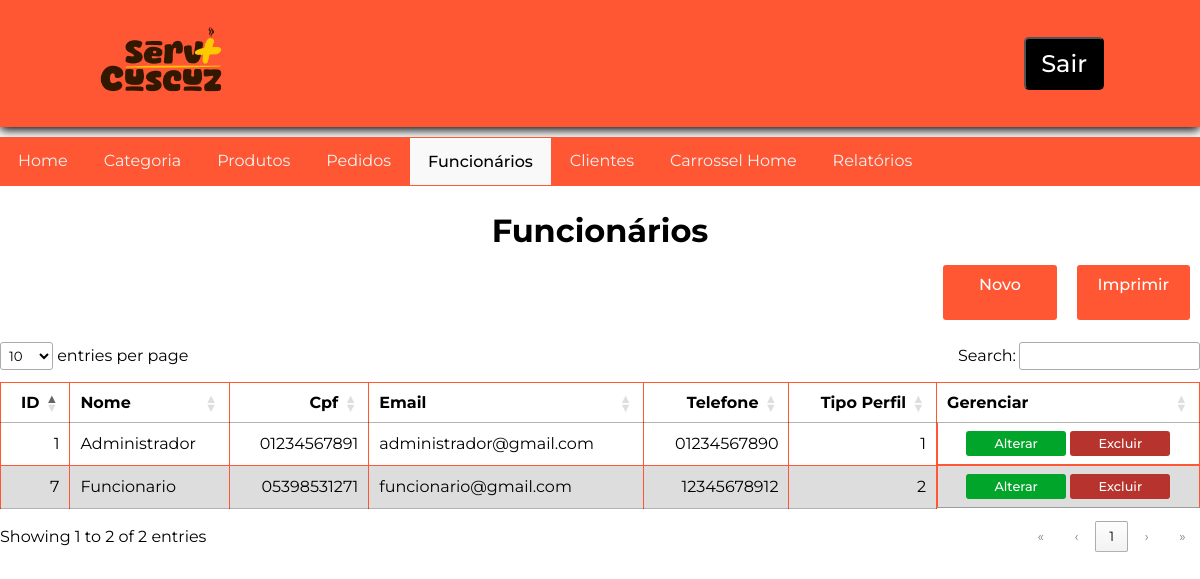
Before: /view/admin/listaFuncionarios.php (signed in) with the older database file.
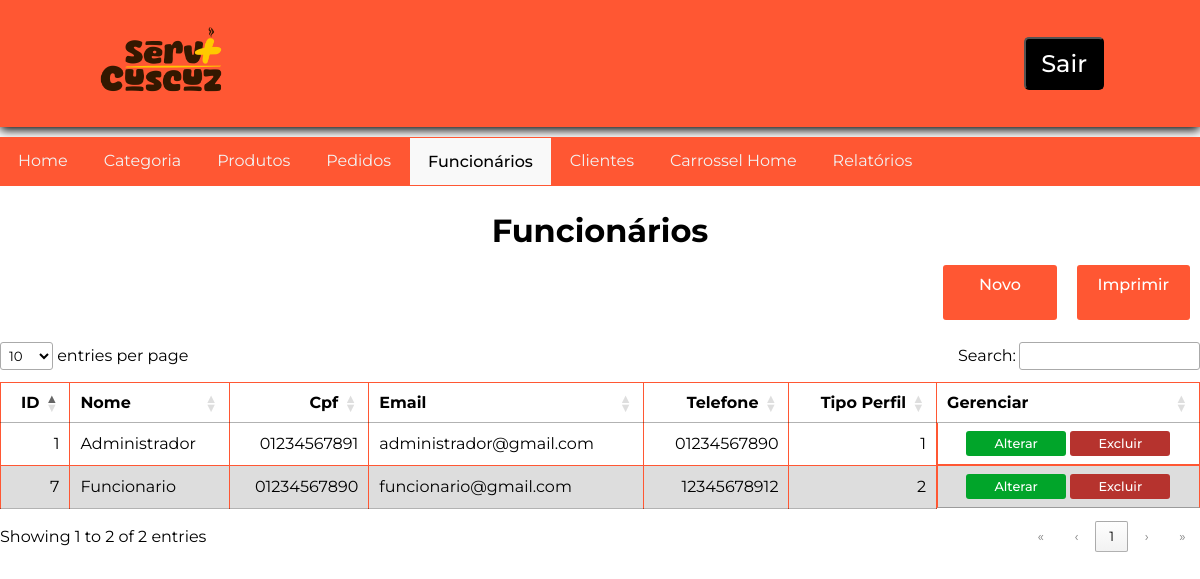
After: the same page with the newer database file.
### tables this page shows
CREATE TABLE `t_funcionario` (
  `id` int(11) NOT NULL,
  `nome` varchar(100) DEFAULT NULL,
  `cpf` char(14) DEFAULT NULL,
  `email` varchar(100) DEFAULT NULL,
  `telefone` char(20) DEFAULT NULL,
  `data_criacao` timestamp NULL DEFAULT NULL,
  `senha` varchar(255) DEFAULT NULL,
  `t_perfil_id` int(11) NOT NULL
);

### model/DAO/src/conexaobd.php (called while the page is built, shortened)
<?php
if (!class_exists('Conexao')) {
    class Conexao {
        private static $conexao;
        public static function getInstance(){
            if (!isset(self::$conexao)) {
                try {
                    $options = array(
                        PDO::ATTR_PERSISTENT => true,
                        PDO::MYSQL_ATTR_INIT_COMMAND => 'SET NAMES utf8mb4',
                        PDO::ATTR_ERRMODE => PDO::ERRMODE_EXCEPTION
                    );
                    self::$conexao = new PDO("mysql:host=localhost;dbname=Serv+Cuscuz", "root", "", $options);
                } catch (PDOException $exc) {
                    echo "Erro ao conectar ao banco: " . $exc->getMessage();
                }
            }
            return self::$conexao;
        }
    }
}

### controller/funcionario/readFuncionarioController.php (called while the page is built, shortened)
<?php
require_once __DIR__ . "../../../model/DAO/funcionarioDAO.php";
$funcionarioDAO = new FuncionarioDAO();
$funcionarios = $funcionarioDAO->listarFuncionarios();
require_once __DIR__ . "../../../view/admin/listaFuncionarios.php";

### model/DAO/funcionarioDAO.php (called while the page is built, shortened)
<?php
include "src/conexaobd.php";
class FuncionarioDAO {
    public $pdo = null;
    public function __construct() {
        $this->pdo = Conexao::getInstance();
    }
    public function listarFuncionarios() {
        try {
            $sql = "SELECT * FROM t_funcionario";
            $stmt = $this->pdo->prepare($sql);
            $stmt->execute();
            return $stmt->fetchAll(PDO::FETCH_ASSOC);
        } catch (PDOException $e) {
            echo "Erro: " . $e->getMessage();
            return [];
        }
    }
}

### view/admin/listaFuncionarios.php (the view, shortened to what this page needs)
<?php
require_once __DIR__ . "../../../controller/funcionario/readFuncionarioController.php";
?>
<!DOCTYPE html>
<html lang="pt-br">
<head>
    <link rel="stylesheet" href="../../assets/css/headerCadastro.css">
    <link rel="stylesheet" href="../../assets/css/painelControleAdmin.css">
    <link rel="stylesheet" href="../../assets/css/mensagens/mensagens.css">
    <link rel="stylesheet" href="../../assets/css/funcionario/dataTable.css">
</head>
<body>
    <header>
        <nav class="nav-bar">
            <div class="logo">
                <a href="../../pages/home.php">
                    <img src="../../assets/img/logo-png-reduzida.png" alt="Serv+Cuscuz">
                </a>
            </div>
            <div class="botao">
                <button>
                    <?php
                        include '../../pages/verificarLoginAdm.php';
                    ?>
                </button>
            </div>
        </nav>
    </header>
    <div class="painelAdm">
        <nav class="navbar">
        <a href="../../view/admin/adminPainelController.php">Home</a>
            <a href="../../view/admin/categoria.php">Categoria</a>
            <a href="../../view/admin/produtos.php">Produtos</a>
            <a href="../../view/admin/pedidos.php">Pedidos</a>
            <a href="../../view/admin/listaFuncionarios.php" class="<?php echo (basename($_SERVER['PHP_SELF']) == 'listaFuncionarios.php') ? 'ativo' : ''; ?>">Funcionários</a>
            <a href="../../view/admin/listaCliente.php">Clientes</a>
            <a href="../../view/admin/carrosselHome.php">Carrossel Home</a>
            <a href="../../view/admin/relatorios.php">Relatórios</a>
        </nav>
    </div>
    <div class="homeAdm">
        <main>
            <h1>Funcionários</h1>
            <section class="section__btnFuncionario">
                <a class="btnAdm" href="../../view/admin/cadastroFuncionarios.php">Novo</a>
                <a class="btnAdm" href="#" id="printBtn" target="_blank">Imprimir</a>
            </section>
            <section>
                <table id="myTable">
                    <thead>
                        <tr>
                            <th>ID</th>
                            <th>Nome</th>
                            <th>Cpf</th>
                            <th>Email</th>
                            <th>Telefone</th>
                            <th>Tipo Perfil</th>
                            <th class="gerenciarAdm">Gerenciar</th>
                        </tr>
                    </thead>
                    <tbody>
                    <?php if (isset($funcionarios) && is_array($funcionarios)): ?>
                        <?php foreach ($funcionarios as $funcionario): ?>
                        <tr>
                            <td>
                                <?php echo htmlspecialchars($funcionario['id']); ?>
                            </td>
                            <td>
                                <?php echo htmlspecialchars($funcionario['nome']); ?>
                            </td>
                            <td>
                                <?php echo htmlspecialchars($funcionario['cpf']); ?>
                            </td>
                            <td>
                                <?php echo htmlspecialchars($funcionario['email']); ?>
                            </td>
                            <td>
                                <?php echo htmlspecialchars($funcionario['telefone']); ?>
                            </td>
                            <td>
                                <?php echo htmlspecialchars($funcionario['t_perfil_id']); ?>
                            </td>
                            <td class="tdOperacao">
                                <div class="alterarExcluir">
                                <a class="btnalterar" href="../../controller/funcionario/editFuncionarioController.php?token=<?= base64_encode($funcionario['id']); ?>">Alterar</a>
                                <a class="btnexcluir" href="../../controller/funcionario/deleteFuncionarioController.php?id=<?= $funcionario['id']; ?>" onclick="return confirm('Deseja confirmar a operação?');">Excluir</a>
                                </div>
                            </td>
                        </tr>
                        <?php endforeach; ?>
                    <?php endif; ?>
                </table>
            </section>
        </main>
    </div>
</body>
</html>

### pages/verificarLoginAdm.php (shortened to what this page needs)
<?php
$isLoggedIn = isset($_SESSION['id']);
?>
<?php if ($isLoggedIn): ?>
    <div class="login-button">
        <a href="../../pages/logoutAdm.php">Sair</a>
    </div>
<?php else: ?>
    <div class="login-button">
        <a href="../../pages/login.php">Login</a>
    </div>
<?php endif; ?>

### assets/css/headerCadastro.css (style rules this page uses)
* { padding: 0; margin: 0; font-family: 'Montserrat', sans-serif; }
header { background-color: #ff5733; box-shadow: 0px 3px 10px #000000; }
.nav-bar { align-items: center; display: flex; justify-content: space-between; padding: 1.5rem 6rem; }
.logo { display: flex; align-items: center; }
.logo img { cursor: pointer; width: 130px; height: 75px; }
.botao button { padding: 10px 15px; border-radius: 5px; background-color: #000000; }
.botao button a { text-decoration: none; color: #ffffff; font-weight: 500; font-size: 1.5rem; }

### assets/css/painelControleAdmin.css (style rules this page uses)
.painelAdm { width: 100%; display: flex; }
.painelAdm nav { margin-top: 10px; width: 100%; overflow: hidden; background-color: #ff5733; }
.painelAdm nav a { float: left; display: block; color: #f2f2f2; text-align: center; padding: 14px 18px; text-decoration: none; }
.navbar a.ativo { background-color: #f9f9f9; color: #000000; border: 1px solid #ff5733; font-weight: 500; }
.homeAdm { justify-content: center; align-items: center; }
.homeAdm main h1 { margin-top: 25px; margin-bottom: 5px; text-align: center; font-size: 2rem; }
.homeAdm table { font-family: 'Montserrat', sans-serif; border-collapse: collapse; width: 100%; }
.homeAdm td, th { border: 1px solid #ff5733; text-align: left; padding: 8px; }
.homeAdm th { font-weight: 400; }
.homeAdm tr:nth-child(even) { background-color: #dddddd; }
.section__btnFuncionario { align-items: center; display: flex; justify-content: center; margin-bottom: 10px; }
.btnAdm { align-items: center; border: none; padding: 10px; margin: 10px; width: 120px; height: 35px; background-color: #ff5733; color: #fff; text-align: center; text-decoration: none; font-weight: 500; border-radius: 3px; }
.gerenciarAdm { text-align: center; }
.tdOperacao { border: 1px solid #ff5733; border-color: none; border: none; display:flex; justify-content: center; align-items: center; }
.btnalterar { border: none; width: 100px; padding: 5px 0px; background-color: rgb(1, 165, 42); color: #fff; text-align: center; text-decoration: none; font-size: .8rem; font-weight: 500; border-radius: 3px; display: inline-block; }
.btnexcluir { border: none; width: 100px; padding: 5px 0px; background-color: rgb(182, 51, 46); color: #fff; text-align: center; text-decoration: none; font-size: .8rem; font-weight: 500; border-radius: 3px; display: inline-block; margin-left: 0px; }
.alterarExcluir { align-items: center; }

### assets/css/funcionario/dataTable.css (style rules this page uses)
:root { --dt-row-selected: 13, 110, 253; --dt-row-selected-text: 255, 255, 255; --dt-row-selected-link: 9, 10, 11; --dt-row-stripe: 0, 0, 0; --dt-row-hover: 0, 0, 0; --dt-column-ordering: 0, 0, 0; --dt-html-background: white; }
table.dataTable thead > tr > th.dt-orderable-asc, table.dataTable thead > tr > th.dt-orderable-desc, table.dataTable thead > tr > th.dt-ordering-asc, table.dataTable thead > tr > th.dt-ordering-desc, table.dataTable thead > tr > td.dt-orderable-asc, table.dataTable thead > tr > td.dt-orderable-desc, table.dataTable thead > tr > td.dt-ordering-asc, table.dataTable thead > tr > td.dt-ordering-desc { position: relative; padding-right: 30px; }
table.dataTable thead > tr > th.dt-orderable-asc, table.dataTable thead > tr > th.dt-orderable-desc, table.dataTable thead > tr > td.dt-orderable-asc, table.dataTable thead > tr > td.dt-orderable-desc { cursor: pointer; }
table.dataTable th, table.dataTable td { box-sizing: border-box; }
table.dataTable th.dt-type-numeric, table.dataTable th.dt-type-date, table.dataTable td.dt-type-numeric, table.dataTable td.dt-type-date { text-align: right; }
table.dataTable thead th, table.dataTable thead td, table.dataTable tfoot th, table.dataTable tfoot td { text-align: left; }
table.dataTable { width: 100%; margin: 0 auto; border-spacing: 0; }
table.dataTable thead th, table.dataTable tfoot th { font-weight: bold; }
table.dataTable > thead > tr > th, table.dataTable > thead > tr > td { padding: 10px; border-bottom: 1px solid rgba(0, 0, 0, 0.3); }
table.dataTable > tbody > tr { background-color: transparent; }
table.dataTable > tbody > tr:first-child > * { border-top: none; }
table.dataTable > tbody > tr:last-child > * { border-bottom: none; }
table.dataTable > tbody > tr > th, table.dataTable > tbody > tr > td { padding: 8px 10px; }
div.dt-container div.dt-layout-full > *:only-child { margin-left: auto; margin-right: auto; }
div.dt-container.dt-empty-footer tbody > tr:last-child > * { border-bottom: 1px solid rgba(0, 0, 0, 0.3); }

Changed rows visible on the page:
changed t_funcionario "Funcionario": cpf "05398531271" → "01234567890"
